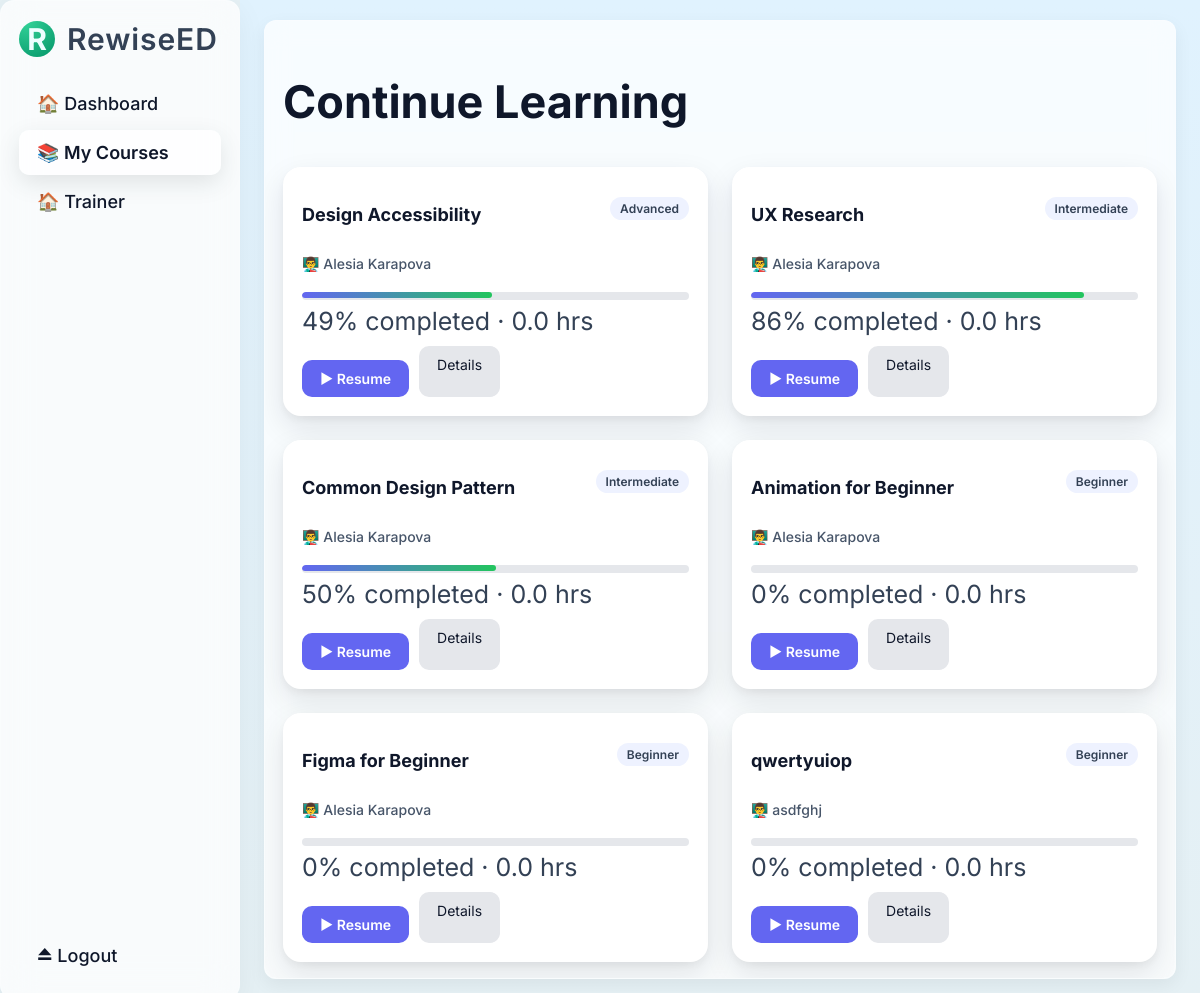
The app's page /student/courses (signed in) with its own data.
### app.py (models this page shows, shortened)
class Enrollment(db.Model):
    __tablename__ = "enrollment"
    id = db.Column(db.Integer, primary_key=True)
    course_id = db.Column(
        db.Integer,
        db.ForeignKey("course.id"),
        nullable=False
    )
    student_id = db.Column(
        db.Integer,
        db.ForeignKey("user.id"),   # ✅ FIX HERE
        nullable=False
    )
    progress = db.Column(db.Integer, default=0)
    status = db.Column(db.String(20), default="In Progress")
    enrolled_at = db.Column(db.DateTime, default=db.func.now())
    hours_watched = db.Column(db.Float, default=0.0)
    tests_score = db.Column(db.Float, default=0.0)
    student = db.relationship("User", backref="enrollments")  # ✅ FIX

class Course(db.Model):
    __tablename__ = "course"
    id = db.Column(db.Integer, primary_key=True)
    title = db.Column(db.String(150), nullable=False)
    level = db.Column(db.String(50), nullable=False)
    duration_hours = db.Column(db.Integer, nullable=False, default=6)
    color = db.Column(db.String(20), nullable=False, default="#047857")
    price = db.Column(db.Float, nullable=False, default=999.0)
    trainer_id = db.Column(db.Integer, db.ForeignKey("user.id"), nullable=False)
    ai_outline_json = db.Column(db.Text, nullable=True)
    enrollments = db.relationship(
        "Enrollment",
        backref="course",
        lazy=True,
        cascade="all, delete-orphan"
    )
    videos = db.relationship(
    "VideoLecture",
    backref="course",
    lazy=True,
    cascade="all, delete-orphan"
    )

class User(db.Model):
    __tablename__ = "user"
    id = db.Column(db.Integer, primary_key=True)
    email = db.Column(db.String(120), unique=True, nullable=False)
    name = db.Column(db.String(80), nullable=False)
    password_hash = db.Column(db.String(128), nullable=False)
    role = db.Column(db.String(20), nullable=False, default="student")
    headline = db.Column(db.String(120), nullable=True)      # e.g. "Senior Data Science Trainer"
    bio = db.Column(db.Text, nullable=True)                  # long about text
    years_experience = db.Column(db.Integer, nullable=True)  # e.g. 5
    primary_domains = db.Column(db.String(255), nullable=True)   # "Data Science, Web Development"
    teaching_styles = db.Column(db.String(255), nullable=True)   # "Project-based, Beginner-friendly"
    languages = db.Column(db.String(120), nullable=True)         # "English, Hindi"
    location = db.Column(db.String(120), nullable=True)          # "Pune, India"
    timezone = db.Column(db.String(50), nullable=True)           # "Asia/Kolkata"
    accepting_new_students = db.Column(db.Boolean, nullable=False, default=True)
    linkedin_url = db.Column(db.String(255), nullable=True)
    github_url = db.Column(db.String(255), nullable=True)
    portfolio_url = db.Column(db.String(255), nullable=True)
    notify_on_enroll = db.Column(db.Boolean, nullable=False, default=True)
    notify_on_submission = db.Column(db.Boolean, nullable=False, default=True)
    notify_on_completion = db.Column(db.Boolean, nullable=False, default=True)
    summary_frequency = db.Column(db.String(20), nullable=False, default="weekly")  # daily/weekly/none
    payout_method = db.Column(db.String(20), nullable=True)  # "bank", "upi", "both"
    bank_account_name = db.Column(db.String(120), nullable=True)
    bank_account_number = db.Column(db.String(50), nullable=True)
    bank_ifsc = db.Column(db.String(20), nullable=True)
    bank_name = db.Column(db.String(120), nullable=True)
    upi_id = db.Column(db.String(120), nullable=True)
    courses = db.relationship("Course", backref="trainer", lazy=True)

### app.py (the view)
@app.route("/student/courses")
@login_required(role="student")
def student_courses(current_user):
    enrollments = Enrollment.query.filter_by(student_id=current_user.id).all()
    return render_template("student_courses.html", enrollments=enrollments)

### templates/student_courses.html (shortened to what this page needs)
<div class="student-page">
{% extends "base.html" %}
{% block content %}
<div class="dashboard-page">
  <aside class="sidebar">
    <div class="sidebar-header">
      <div class="brand">
        <div class="brand-logo">R</div>
        <span class="brand-name">RewiseED</span>
      </div>
    </div>
    <nav class="sidebar-nav">
      <a href="{{ url_for('student_dashboard') }}" class="nav-item">🏠 Dashboard</a>
      <a href="{{ url_for('student_courses') }}" class="nav-item active">
  📚 My Courses
</a>
        <a href="{{ url_for('student_trainers') }}" class="nav-item">🏠 Trainer</a>
    </nav>
    <div class="sidebar-footer">
      <a href="{{ url_for('logout') }}" class="nav-item logout">⏏ Logout</a>
    </div>
  </aside>
  <main class="main-content">
  <section class="panel full">
    <h2>Continue Learning</h2>
    {% if enrollments %}
    <div class="course-grid">
      {% for c in enrollments %}
      <div class="course-card">
        <div class="course-header">
          <h3 class="course-title">{{ c.course.title }}</h3>
          <span class="course-level">{{ c.course.level }}</span>
        </div>
        <p class="trainer-name">
          👨‍🏫 {{ c.course.trainer.name }}
        </p>
        <div class="progress-wrapper">
          <div class="progress-bar">
            <div class="progress-fill"
                 style="width: {{ c.progress }}%">
            </div>
          </div>
          <small>
            {{ c.progress }}% completed · {{ c.hours_watched }} hrs
          </small>
        </div>
        <div class="course-actions">
          <a href="{{ url_for('student_course_player', course_id=c.course.id) }}"
             class="btn-primary">
             ▶ Resume
          </a>
          <a href="/student/course/{{ c.course.id }}/details"
             class="btn-secondary">
             Details
          </a>
        </div>
      </div>
      {% endfor %}
    </div>
    {% else %}
      <p>No enrolled courses yet.</p>
    {% endif %}
  </section>
</main>
</div>
</div>
{% endblock %}

### templates/student_courses.html (style rules this page uses)
.student-page { background: #eef6fb; min-height: 100vh; color: #0f172a; }
.student-page .course-card, .student-page .trainer-card, .student-page .checkout-card, .student-page .stat-card { background: #ffffff !important; color: #0f172a !important; border-radius: 16px; box-shadow: 0 10px 30px rgba(15, 23, 42, 0.12); }
.student-page h1, .student-page h2, .student-page h3, .student-page h4 { color: #0f172a !important; font-weight: 700; }
.student-page p, .student-page span, .student-page small, .student-page li { color: #334155 !important; }
.student-page .course-card h3, .student-page .trainer-card h3 { color: #0f172a !important; }
.student-page .trainer-name { color: #475569 !important; font-weight: 500; }
.student-page .btn-primary { background: #6366f1; color: #ffffff !important; border-radius: 10px; padding: 10px 18px; font-weight: 600; }
.student-page .btn-secondary { background: #e5e7eb; color: #0f172a !important; border-radius: 10px; }
.student-page .progress-bar { background: #e5e7eb; border-radius: 6px; overflow: hidden; }
.student-page .progress-fill { background: linear-gradient(90deg, #6366f1, #22c55e); }
.student-page .course-card { background: #ffffff; border-radius: 18px; padding: 18px; box-shadow: 0 12px 30px rgba(15, 23, 42, 0.10), 0 4px 10px rgba(15, 23, 42, 0.05); }
.student-page .course-card h3 { color: #0f172a !important; font-size: 18px; font-weight: 700; margin-bottom: 6px; }
.student-page .course-level { background: #eef2ff; color: #4338ca; font-size: 12px; padding: 4px 10px; border-radius: 999px; font-weight: 600; }
.student-page .trainer-name { color: #475569; font-size: 14px; margin-bottom: 10px; }
.student-page small { color: #64748b; }
.student-page .progress-bar { background: #e5e7eb; border-radius: 8px; overflow: hidden; }
.student-page .progress-fill { height: 6px; background: linear-gradient(90deg, #6366f1, #22c55e); }
.student-page .btn-primary { background: #6366f1; color: #ffffff !important; border-radius: 10px; padding: 10px 18px; font-weight: 600; display: inline-block; }
.student-page .btn-secondary { background: #e5e7eb; color: #0f172a !important; border-radius: 10px; padding: 10px 18px; }
.student-page .course-card *, .student-page .panel *, .student-page .main-content * { text-shadow: none; }

### records on screen
Enrollment: course "Design Accessibility", course.level "Advanced", course.trainer.name "Alesia Karapova", progress "49", hours_watched "0.0"
Enrollment: course "UX Research", course.level "Intermediate", course.trainer.name "Alesia Karapova", progress "86", hours_watched "0.0"
Enrollment: course "Common Design Pattern", course.level "Intermediate", course.trainer.name "Alesia Karapova", progress "50", hours_watched "0.0"
Enrollment: course "Animation for Beginner", course.level "Beginner", course.trainer.name "Alesia Karapova", progress "0", hours_watched "0.0"
Enrollment: course "Figma for Beginner", course.level "Beginner", course.trainer.name "Alesia Karapova", progress "0", hours_watched "0.0"
Enrollment: course "qwertyuiop", course.level "Beginner", course.trainer.name "asdfghj", progress "0", hours_watched "0.0"
